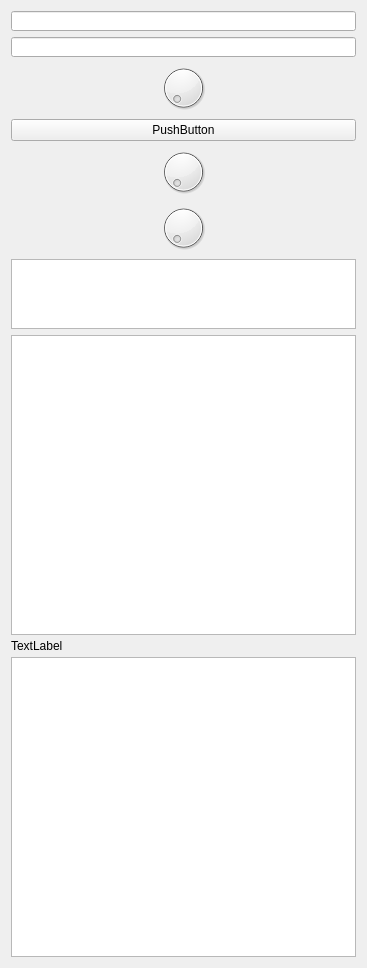
            <widget class="QWidget" name="scrollAreaWidgetContents">
             <property name="geometry">
              <rect>
               <x>0</x>
               <y>0</y>
               <width>363</width>
               <height>968</height>
              </rect>
             </property>
             <layout class="QGridLayout" name="gridLayout_7">
              <item row="0" column="0">
               <widget class="QLineEdit" name="lineEdit_4">
                <property name="minimumSize">
                 <size>
                  <width>345</width>
                  <height>20</height>
                 </size>
                </property>
               </widget>
              </item>
              <item row="5" column="0">
               <widget class="QDial" name="dial_5">
                <property name="minimumSize">
                 <size>
                  <width>345</width>
                  <height>50</height>
                 </size>
                </property>
               </widget>
              </item>
              <item row="4" column="0">
               <widget class="QDial" name="dial_4">
                <property name="sizePolicy">
                 <sizepolicy hsizetype="Preferred" vsizetype="Preferred">
                  <horstretch>0</horstretch>
                  <verstretch>0</verstretch>
                 </sizepolicy>
                </property>
                <property name="minimumSize">
                 <size>
                  <width>345</width>
                  <height>50</height>
                 </size>
                </property>
               </widget>
              </item>
              <item row="2" column="0">
               <widget class="QDial" name="dial_6">
                <property name="minimumSize">
                 <size>
                  <width>345</width>
                  <height>50</height>
                 </size>
                </property>
               </widget>
              </item>
              <item row="9" column="0">
               <widget class="QTextBrowser" name="textBrowser_4">
                <property name="minimumSize">
                 <size>
                  <width>345</width>
                  <height>300</height>
                 </size>
                </property>
               </widget>
              </item>
              <item row="8" column="0">
               <widget class="QLabel" name="label_9">
                <property name="minimumSize">
                 <size>
                  <width>345</width>
                  <height>10</height>
                 </size>
                </property>
                <property name="text">
                 <string>TextLabel</string>
                </property>
               </widget>
              </item>
              <item row="7" column="0">
               <widget class="QTextBrowser" name="textBrowser_3">
                <property name="minimumSize">
                 <size>
                  <width>345</width>
                  <height>300</height>
                 </size>
                </property>
               </widget>
              </item>
              <item row="1" column="0">
               <widget class="QLineEdit" name="lineEdit_5">
                <property name="minimumSize">
                 <size>
                  <width>345</width>
                  <height>20</height>
                 </size>
                </property>
               </widget>
              </item>
              <item row="3" column="0">
               <widget class="QPushButton" name="pushButton">
                <property name="text">
                 <string>PushButton</string>
                </property>
               </widget>
              </item>
              <item row="6" column="0">
               <widget class="QListView" name="listView"/>
              </item>
             </layout>
            </widget>
